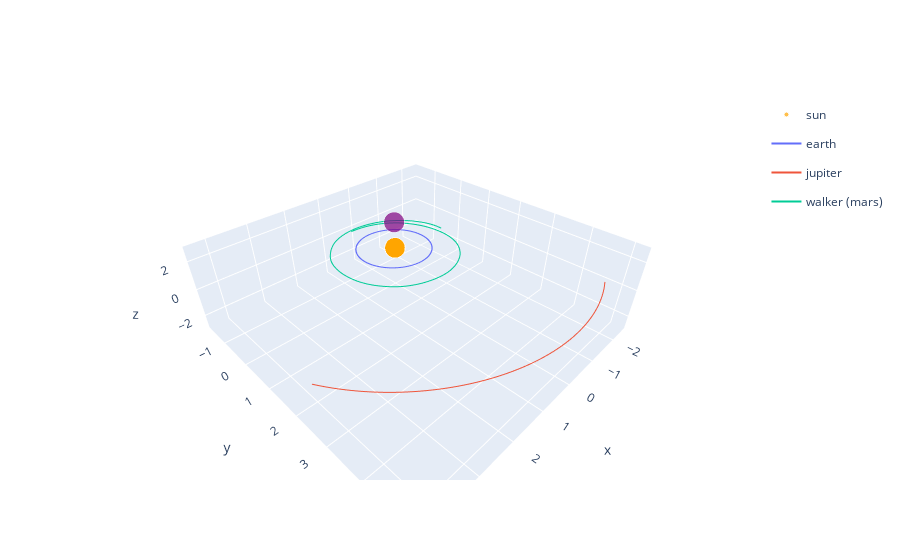

The notebook cell saved with this chart:
### Code cell
plotter = src.Plotter(env=tf_env)
plotter.draw("3d")

### Figure 1 — Plotly figure (JSON) as saved in the notebook; plotly's stock layout.template omitted (floating-point values rounded to 4 significant figures; data arrays with more than 128 entries replaced by an {"elided": "..."} marker saying what was removed)
{"data": [{"hovertemplate": "body=sun<br>x=%{x}<br>y=%{y}<br>z=%{z}<br>size=%{marker.size}<extra></extra>", "legendgroup": "sun", "marker": {"color": "orange", "size": {"elided": "1002 int values"}, "sizemode": "area", "sizeref": 0.0125, "symbol": "circle"}, "mode": "markers", "name": "sun", "scene": "scene", "showlegend": true, "type": "scatter3d", "x": {"elided": "1002 float values"}, "y": {"elided": "1002 float values"}, "z": {"elided": "1002 float values"}}, {"hovertemplate": "x=%{x}<br>y=%{y}<br>z=%{z}<br>size=%{marker.size}<extra></extra>", "legendgroup": "", "marker": {"color": "purple", "size": [1], "sizemode": "area", "sizeref": 0.0025, "symbol": "circle"}, "mode": "markers", "name": "", "scene": "scene", "showlegend": false, "type": "scatter3d", "x": [0], "y": [0], "z": [2]}, {"hovertemplate": "body=earth<br>x=%{x}<br>y=%{y}<br>z=%{z}<extra></extra>", "legendgroup": "earth", "line": {"color": "#636efa", "dash": "solid"}, "marker": {"symbol": "circle"}, "mode": "lines", "name": "earth", "scene": "scene", "showlegend": true, "type": "scatter3d", "x": {"elided": "1002 float values"}, "y": {"elided": "1002 float values"}, "z": {"elided": "1002 float values"}}, {"hovertemplate": "body=jupiter<br>x=%{x}<br>y=%{y}<br>z=%{z}<extra></extra>", "legendgroup": "jupiter", "line": {"color": "#EF553B", "dash": "solid"}, "marker": {"symbol": "circle"}, "mode": "lines", "name": "jupiter", "scene": "scene", "showlegend": true, "type": "scatter3d", "x": {"elided": "1002 float values"}, "y": {"elided": "1002 float values"}, "z": {"elided": "1002 float values"}}, {"hovertemplate": "body=walker (mars)<br>x=%{x}<br>y=%{y}<br>z=%{z}<extra></extra>", "legendgroup": "walker (mars)", "line": {"color": "#00cc96", "dash": "solid"}, "marker": {"symbol": "circle"}, "mode": "lines", "name": "walker (mars)", "scene": "scene", "showlegend": true, "type": "scatter3d", "x": {"elided": "1002 float values"}, "y": {"elided": "1002 float values"}, "z": {"elided": "1002 float values"}}], "layout": {"scene": {"zaxis": {"nticks": 4, "range": [-3, 3]}}}}
